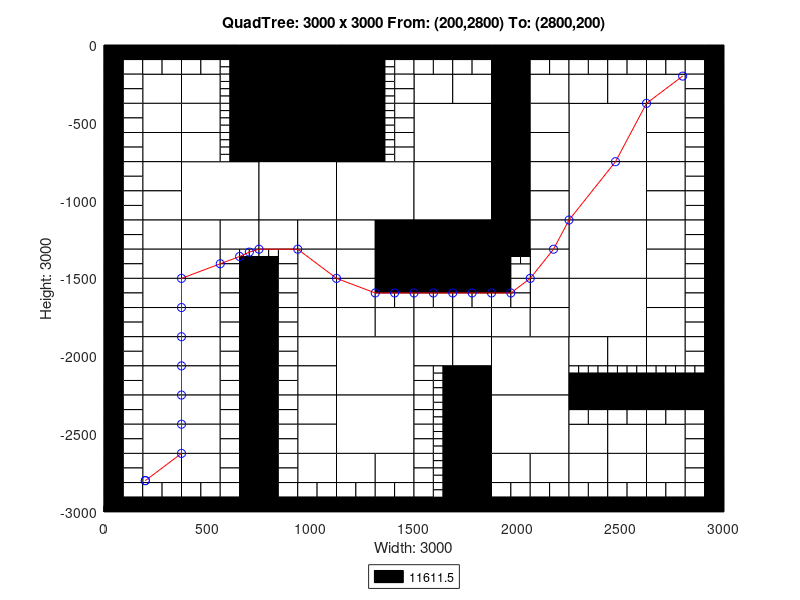

Recreate this plot in MATLAB.
axis([0 3000 -3000 0]);
title('QuadTree: 3000 x 3000 From: (200,2800) To: (2800,200)');
xlabel('Width: 3000');
ylabel('Height: 3000');
rectangle('Position',[750 -375 375 375], 'FaceColor',[0 0 0]);
rectangle('Position',[750 -750 375 375], 'FaceColor',[0 0 0]);
rectangle('Position',[375 -1125 375 375], 'FaceColor',[1 1 1]);
rectangle('Position',[750 -1125 375 375], 'FaceColor',[1 1 1]);
rectangle('Position',[1125 -1125 375 375], 'FaceColor',[1 1 1]);
rectangle('Position',[1500 -750 375 375], 'FaceColor',[1 1 1]);
rectangle('Position',[2250 -750 375 375], 'FaceColor',[1 1 1]);
rectangle('Position',[1500 -1125 375 375], 'FaceColor',[1 1 1]);
rectangle('Position',[1500 -1500 375 375], 'FaceColor',[0 0 0]);
rectangle('Position',[2250 -1125 375 375], 'FaceColor',[1 1 1]);
rectangle('Position',[2250 -1500 375 375], 'FaceColor',[1 1 1]);
rectangle('Position',[1125 -2250 375 375], 'FaceColor',[1 1 1]);
rectangle('Position',[1125 -2625 375 375], 'FaceColor',[1 1 1]);
rectangle('Position',[1875 -2250 375 375], 'FaceColor',[1 1 1]);
rectangle('Position',[2250 -1875 375 375], 'FaceColor',[1 1 1]);
rectangle('Position',[1875 -2625 375 375], 'FaceColor',[1 1 1]);
rectangle('Position',[187.5 -375 187.5 187.5], 'FaceColor',[1 1 1]);
rectangle('Position',[375 -375 187.5 187.5], 'FaceColor',[1 1 1]);
rectangle('Position',[187.5 -562.5 187.5 187.5], 'FaceColor',[1 1 1]);
rectangle('Position',[187.5 -750 187.5 187.5], 'FaceColor',[1 1 1]);
rectangle('Position',[375 -562.5 187.5 187.5], 'FaceColor',[1 1 1]);
rectangle('Position',[375 -750 187.5 187.5], 'FaceColor',[1 1 1]);
rectangle('Position',[1125 -187.5 187.5 187.5], 'FaceColor',[0 0 0]);
rectangle('Position',[1125 -375 187.5 187.5], 'FaceColor',[0 0 0]);
rectangle('Position',[1125 -562.5 187.5 187.5], 'FaceColor',[0 0 0]);
rectangle('Position',[1125 -750 187.5 187.5], 'FaceColor',[0 0 0]);
rectangle('Position',[187.5 -937.5 187.5 187.5], 'FaceColor',[1 1 1]);
rectangle('Position',[187.5 -1125 187.5 187.5], 'FaceColor',[1 1 1]);
rectangle('Position',[187.5 -1312.5 187.5 187.5], 'FaceColor',[1 1 1]);
rectangle('Position',[187.5 -1500 187.5 187.5], 'FaceColor',[1 1 1]);
rectangle('Position',[375 -1312.5 187.5 187.5], 'FaceColor',[1 1 1]);
rectangle('Position',[562.5 -1312.5 187.5 187.5], 'FaceColor',[1 1 1]);
rectangle('Position',[375 -1500 187.5 187.5], 'FaceColor',[1 1 1]);
rectangle('Position',[750 -1312.5 187.5 187.5], 'FaceColor',[1 1 1]);
rectangle('Position',[937.5 -1312.5 187.5 187.5], 'FaceColor',[1 1 1]);
rectangle('Position',[937.5 -1500 187.5 187.5], 'FaceColor',[1 1 1]);
rectangle('Position',[1125 -1312.5 187.5 187.5], 'FaceColor',[1 1 1]);
rectangle('Position',[1312.5 -1312.5 187.5 187.5], 'FaceColor',[0 0 0]);
rectangle('Position',[1125 -1500 187.5 187.5], 'FaceColor',[1 1 1]);
rectangle('Position',[1312.5 -1500 187.5 187.5], 'FaceColor',[0 0 0]);
rectangle('Position',[1500 -375 187.5 187.5], 'FaceColor',[1 1 1]);
rectangle('Position',[1687.5 -375 187.5 187.5], 'FaceColor',[1 1 1]);
rectangle('Position',[1875 -187.5 187.5 187.5], 'FaceColor',[0 0 0]);
rectangle('Position',[1875 -375 187.5 187.5], 'FaceColor',[0 0 0]);
rectangle('Position',[2062.5 -375 187.5 187.5], 'FaceColor',[1 1 1]);
rectangle('Position',[1875 -562.5 187.5 187.5], 'FaceColor',[0 0 0]);
rectangle('Position',[2062.5 -562.5 187.5 187.5], 'FaceColor',[1 1 1]);
rectangle('Position',[1875 -750 187.5 187.5], 'FaceColor',[0 0 0]);
rectangle('Position',[2062.5 -750 187.5 187.5], 'FaceColor',[1 1 1]);
rectangle('Position',[2250 -375 187.5 187.5], 'FaceColor',[1 1 1]);
rectangle('Position',[2437.5 -375 187.5 187.5], 'FaceColor',[1 1 1]);
rectangle('Position',[2625 -375 187.5 187.5], 'FaceColor',[1 1 1]);
rectangle('Position',[2625 -562.5 187.5 187.5], 'FaceColor',[1 1 1]);
rectangle('Position',[2625 -750 187.5 187.5], 'FaceColor',[1 1 1]);
rectangle('Position',[1875 -937.5 187.5 187.5], 'FaceColor',[0 0 0]);
rectangle('Position',[2062.5 -937.5 187.5 187.5], 'FaceColor',[1 1 1]);
rectangle('Position',[1875 -1125 187.5 187.5], 'FaceColor',[0 0 0]);
rectangle('Position',[2062.5 -1125 187.5 187.5], 'FaceColor',[1 1 1]);
rectangle('Position',[1875 -1312.5 187.5 187.5], 'FaceColor',[0 0 0]);
rectangle('Position',[2062.5 -1312.5 187.5 187.5], 'FaceColor',[1 1 1]);
rectangle('Position',[2062.5 -1500 187.5 187.5], 'FaceColor',[1 1 1]);
rectangle('Position',[2625 -937.5 187.5 187.5], 'FaceColor',[1 1 1]);
rectangle('Position',[2625 -1125 187.5 187.5], 'FaceColor',[1 1 1]);
rectangle('Position',[2625 -1312.5 187.5 187.5], 'FaceColor',[1 1 1]);
rectangle('Position',[2625 -1500 187.5 187.5], 'FaceColor',[1 1 1]);
rectangle('Position',[187.5 -1687.5 187.5 187.5], 'FaceColor',[1 1 1]);
rectangle('Position',[187.5 -1875 187.5 187.5], 'FaceColor',[1 1 1]);
rectangle('Position',[375 -1687.5 187.5 187.5], 'FaceColor',[1 1 1]);
rectangle('Position',[375 -1875 187.5 187.5], 'FaceColor',[1 1 1]);
rectangle('Position',[187.5 -2062.5 187.5 187.5], 'FaceColor',[1 1 1]);
rectangle('Position',[187.5 -2250 187.5 187.5], 'FaceColor',[1 1 1]);
rectangle('Position',[375 -2062.5 187.5 187.5], 'FaceColor',[1 1 1]);
rectangle('Position',[375 -2250 187.5 187.5], 'FaceColor',[1 1 1]);
rectangle('Position',[937.5 -1687.5 187.5 187.5], 'FaceColor',[1 1 1]);
rectangle('Position',[937.5 -1875 187.5 187.5], 'FaceColor',[1 1 1]);
rectangle('Position',[1125 -1687.5 187.5 187.5], 'FaceColor',[1 1 1]);
rectangle('Position',[1125 -1875 187.5 187.5], 'FaceColor',[1 1 1]);
rectangle('Position',[1312.5 -1875 187.5 187.5], 'FaceColor',[1 1 1]);
rectangle('Position',[937.5 -2062.5 187.5 187.5], 'FaceColor',[1 1 1]);
rectangle('Position',[937.5 -2250 187.5 187.5], 'FaceColor',[1 1 1]);
rectangle('Position',[187.5 -2437.5 187.5 187.5], 'FaceColor',[1 1 1]);
rectangle('Position',[187.5 -2625 187.5 187.5], 'FaceColor',[1 1 1]);
rectangle('Position',[375 -2437.5 187.5 187.5], 'FaceColor',[1 1 1]);
rectangle('Position',[375 -2625 187.5 187.5], 'FaceColor',[1 1 1]);
rectangle('Position',[187.5 -2812.5 187.5 187.5], 'FaceColor',[1 1 1]);
rectangle('Position',[375 -2812.5 187.5 187.5], 'FaceColor',[1 1 1]);
rectangle('Position',[937.5 -2437.5 187.5 187.5], 'FaceColor',[1 1 1]);
rectangle('Position',[937.5 -2625 187.5 187.5], 'FaceColor',[1 1 1]);
rectangle('Position',[937.5 -2812.5 187.5 187.5], 'FaceColor',[1 1 1]);
rectangle('Position',[1125 -2812.5 187.5 187.5], 'FaceColor',[1 1 1]);
rectangle('Position',[1312.5 -2812.5 187.5 187.5], 'FaceColor',[1 1 1]);
rectangle('Position',[1500 -1875 187.5 187.5], 'FaceColor',[1 1 1]);
rectangle('Position',[1687.5 -1875 187.5 187.5], 'FaceColor',[1 1 1]);
rectangle('Position',[2062.5 -1687.5 187.5 187.5], 'FaceColor',[1 1 1]);
rectangle('Position',[1875 -1875 187.5 187.5], 'FaceColor',[1 1 1]);
rectangle('Position',[2062.5 -1875 187.5 187.5], 'FaceColor',[1 1 1]);
rectangle('Position',[1500 -2062.5 187.5 187.5], 'FaceColor',[1 1 1]);
rectangle('Position',[1687.5 -2062.5 187.5 187.5], 'FaceColor',[1 1 1]);
rectangle('Position',[1687.5 -2250 187.5 187.5], 'FaceColor',[0 0 0]);
rectangle('Position',[2625 -1687.5 187.5 187.5], 'FaceColor',[1 1 1]);
rectangle('Position',[2625 -1875 187.5 187.5], 'FaceColor',[1 1 1]);
rectangle('Position',[2250 -2062.5 187.5 187.5], 'FaceColor',[1 1 1]);
rectangle('Position',[2437.5 -2062.5 187.5 187.5], 'FaceColor',[1 1 1]);
rectangle('Position',[2625 -2062.5 187.5 187.5], 'FaceColor',[1 1 1]);
rectangle('Position',[1687.5 -2437.5 187.5 187.5], 'FaceColor',[0 0 0]);
rectangle('Position',[1687.5 -2625 187.5 187.5], 'FaceColor',[0 0 0]);
rectangle('Position',[1687.5 -2812.5 187.5 187.5], 'FaceColor',[0 0 0]);
rectangle('Position',[1687.5 -3000 187.5 187.5], 'FaceColor',[0 0 0]);
rectangle('Position',[1875 -2812.5 187.5 187.5], 'FaceColor',[1 1 1]);
rectangle('Position',[2062.5 -2812.5 187.5 187.5], 'FaceColor',[1 1 1]);
rectangle('Position',[2250 -2625 187.5 187.5], 'FaceColor',[1 1 1]);
rectangle('Position',[2437.5 -2625 187.5 187.5], 'FaceColor',[1 1 1]);
rectangle('Position',[2625 -2625 187.5 187.5], 'FaceColor',[1 1 1]);
rectangle('Position',[2250 -2812.5 187.5 187.5], 'FaceColor',[1 1 1]);
rectangle('Position',[2437.5 -2812.5 187.5 187.5], 'FaceColor',[1 1 1]);
rectangle('Position',[2625 -2812.5 187.5 187.5], 'FaceColor',[1 1 1]);
rectangle('Position',[0 -93.75 93.75 93.75], 'FaceColor',[0 0 0]);
rectangle('Position',[93.75 -93.75 93.75 93.75], 'FaceColor',[0 0 0]);
rectangle('Position',[0 -187.5 93.75 93.75], 'FaceColor',[0 0 0]);
rectangle('Position',[93.75 -187.5 93.75 93.75], 'FaceColor',[1 1 1]);
rectangle('Position',[187.5 -93.75 93.75 93.75], 'FaceColor',[0 0 0]);
rectangle('Position',[281.25 -93.75 93.75 93.75], 'FaceColor',[0 0 0]);
rectangle('Position',[187.5 -187.5 93.75 93.75], 'FaceColor',[1 1 1]);
rectangle('Position',[281.25 -187.5 93.75 93.75], 'FaceColor',[1 1 1]);
rectangle('Position',[0 -281.25 93.75 93.75], 'FaceColor',[0 0 0]);
rectangle('Position',[93.75 -281.25 93.75 93.75], 'FaceColor',[1 1 1]);
rectangle('Position',[0 -375 93.75 93.75], 'FaceColor',[0 0 0]);
rectangle('Position',[93.75 -375 93.75 93.75], 'FaceColor',[1 1 1]);
rectangle('Position',[375 -93.75 93.75 93.75], 'FaceColor',[0 0 0]);
rectangle('Position',[468.75 -93.75 93.75 93.75], 'FaceColor',[0 0 0]);
rectangle('Position',[375 -187.5 93.75 93.75], 'FaceColor',[1 1 1]);
rectangle('Position',[468.75 -187.5 93.75 93.75], 'FaceColor',[1 1 1]);
rectangle('Position',[562.5 -93.75 93.75 93.75], 'FaceColor',[0 0 0]);
rectangle('Position',[656.25 -93.75 93.75 93.75], 'FaceColor',[0 0 0]);
rectangle('Position',[656.25 -187.5 93.75 93.75], 'FaceColor',[0 0 0]);
rectangle('Position',[656.25 -281.25 93.75 93.75], 'FaceColor',[0 0 0]);
rectangle('Position',[656.25 -375 93.75 93.75], 'FaceColor',[0 0 0]);
rectangle('Position',[0 -468.75 93.75 93.75], 'FaceColor',[0 0 0]);
rectangle('Position',[93.75 -468.75 93.75 93.75], 'FaceColor',[1 1 1]);
rectangle('Position',[0 -562.5 93.75 93.75], 'FaceColor',[0 0 0]);
rectangle('Position',[93.75 -562.5 93.75 93.75], 'FaceColor',[1 1 1]);
rectangle('Position',[0 -656.25 93.75 93.75], 'FaceColor',[0 0 0]);
rectangle('Position',[93.75 -656.25 93.75 93.75], 'FaceColor',[1 1 1]);
rectangle('Position',[0 -750 93.75 93.75], 'FaceColor',[0 0 0]);
rectangle('Position',[93.75 -750 93.75 93.75], 'FaceColor',[1 1 1]);
rectangle('Position',[656.25 -468.75 93.75 93.75], 'FaceColor',[0 0 0]);
rectangle('Position',[656.25 -562.5 93.75 93.75], 'FaceColor',[0 0 0]);
rectangle('Position',[656.25 -656.25 93.75 93.75], 'FaceColor',[0 0 0]);
rectangle('Position',[656.25 -750 93.75 93.75], 'FaceColor',[0 0 0]);
rectangle('Position',[1312.5 -93.75 93.75 93.75], 'FaceColor',[0 0 0]);
rectangle('Position',[1406.25 -93.75 93.75 93.75], 'FaceColor',[0 0 0]);
rectangle('Position',[1406.25 -187.5 93.75 93.75], 'FaceColor',[1 1 1]);
rectangle('Position',[1406.25 -281.25 93.75 93.75], 'FaceColor',[1 1 1]);
rectangle('Position',[1406.25 -375 93.75 93.75], 'FaceColor',[1 1 1]);
rectangle('Position',[1406.25 -468.75 93.75 93.75], 'FaceColor',[1 1 1]);
rectangle('Position',[1406.25 -562.5 93.75 93.75], 'FaceColor',[1 1 1]);
rectangle('Position',[1406.25 -656.25 93.75 93.75], 'FaceColor',[1 1 1]);
rectangle('Position',[1406.25 -750 93.75 93.75], 'FaceColor',[1 1 1]);
rectangle('Position',[0 -843.75 93.75 93.75], 'FaceColor',[0 0 0]);
rectangle('Position',[93.75 -843.75 93.75 93.75], 'FaceColor',[1 1 1]);
rectangle('Position',[0 -937.5 93.75 93.75], 'FaceColor',[0 0 0]);
rectangle('Position',[93.75 -937.5 93.75 93.75], 'FaceColor',[1 1 1]);
rectangle('Position',[0 -1031.25 93.75 93.75], 'FaceColor',[0 0 0]);
rectangle('Position',[93.75 -1031.25 93.75 93.75], 'FaceColor',[1 1 1]);
rectangle('Position',[0 -1125 93.75 93.75], 'FaceColor',[0 0 0]);
rectangle('Position',[93.75 -1125 93.75 93.75], 'FaceColor',[1 1 1]);
rectangle('Position',[0 -1218.75 93.75 93.75], 'FaceColor',[0 0 0]);
rectangle('Position',[93.75 -1218.75 93.75 93.75], 'FaceColor',[1 1 1]);
rectangle('Position',[0 -1312.5 93.75 93.75], 'FaceColor',[0 0 0]);
rectangle('Position',[93.75 -1312.5 93.75 93.75], 'FaceColor',[1 1 1]);
rectangle('Position',[0 -1406.25 93.75 93.75], 'FaceColor',[0 0 0]);
rectangle('Position',[93.75 -1406.25 93.75 93.75], 'FaceColor',[1 1 1]);
rectangle('Position',[0 -1500 93.75 93.75], 'FaceColor',[0 0 0]);
rectangle('Position',[93.75 -1500 93.75 93.75], 'FaceColor',[1 1 1]);
rectangle('Position',[562.5 -1406.25 93.75 93.75], 'FaceColor',[1 1 1]);
rectangle('Position',[562.5 -1500 93.75 93.75], 'FaceColor',[1 1 1]);
rectangle('Position',[656.25 -1500 93.75 93.75], 'FaceColor',[0 0 0]);
rectangle('Position',[843.75 -1406.25 93.75 93.75], 'FaceColor',[1 1 1]);
rectangle('Position',[750 -1500 93.75 93.75], 'FaceColor',[0 0 0]);
rectangle('Position',[843.75 -1500 93.75 93.75], 'FaceColor',[1 1 1]);
rectangle('Position',[1500 -93.75 93.75 93.75], 'FaceColor',[0 0 0]);
rectangle('Position',[1593.75 -93.75 93.75 93.75], 'FaceColor',[0 0 0]);
rectangle('Position',[1500 -187.5 93.75 93.75], 'FaceColor',[1 1 1]);
rectangle('Position',[1593.75 -187.5 93.75 93.75], 'FaceColor',[1 1 1]);
rectangle('Position',[1687.5 -93.75 93.75 93.75], 'FaceColor',[0 0 0]);
rectangle('Position',[1781.25 -93.75 93.75 93.75], 'FaceColor',[0 0 0]);
rectangle('Position',[1687.5 -187.5 93.75 93.75], 'FaceColor',[1 1 1]);
rectangle('Position',[1781.25 -187.5 93.75 93.75], 'FaceColor',[1 1 1]);
rectangle('Position',[2062.5 -93.75 93.75 93.75], 'FaceColor',[0 0 0]);
rectangle('Position',[2156.25 -93.75 93.75 93.75], 'FaceColor',[0 0 0]);
rectangle('Position',[2062.5 -187.5 93.75 93.75], 'FaceColor',[1 1 1]);
rectangle('Position',[2156.25 -187.5 93.75 93.75], 'FaceColor',[1 1 1]);
rectangle('Position',[2250 -93.75 93.75 93.75], 'FaceColor',[0 0 0]);
rectangle('Position',[2343.75 -93.75 93.75 93.75], 'FaceColor',[0 0 0]);
rectangle('Position',[2250 -187.5 93.75 93.75], 'FaceColor',[1 1 1]);
rectangle('Position',[2343.75 -187.5 93.75 93.75], 'FaceColor',[1 1 1]);
rectangle('Position',[2437.5 -93.75 93.75 93.75], 'FaceColor',[0 0 0]);
rectangle('Position',[2531.25 -93.75 93.75 93.75], 'FaceColor',[0 0 0]);
rectangle('Position',[2437.5 -187.5 93.75 93.75], 'FaceColor',[1 1 1]);
rectangle('Position',[2531.25 -187.5 93.75 93.75], 'FaceColor',[1 1 1]);
rectangle('Position',[2625 -93.75 93.75 93.75], 'FaceColor',[0 0 0]);
rectangle('Position',[2718.75 -93.75 93.75 93.75], 'FaceColor',[0 0 0]);
rectangle('Position',[2625 -187.5 93.75 93.75], 'FaceColor',[1 1 1]);
rectangle('Position',[2718.75 -187.5 93.75 93.75], 'FaceColor',[1 1 1]);
rectangle('Position',[2812.5 -93.75 93.75 93.75], 'FaceColor',[0 0 0]);
rectangle('Position',[2906.25 -93.75 93.75 93.75], 'FaceColor',[0 0 0]);
rectangle('Position',[2812.5 -187.5 93.75 93.75], 'FaceColor',[1 1 1]);
rectangle('Position',[2906.25 -187.5 93.75 93.75], 'FaceColor',[0 0 0]);
rectangle('Position',[2812.5 -281.25 93.75 93.75], 'FaceColor',[1 1 1]);
rectangle('Position',[2906.25 -281.25 93.75 93.75], 'FaceColor',[0 0 0]);
rectangle('Position',[2812.5 -375 93.75 93.75], 'FaceColor',[1 1 1]);
rectangle('Position',[2906.25 -375 93.75 93.75], 'FaceColor',[0 0 0]);
rectangle('Position',[2812.5 -468.75 93.75 93.75], 'FaceColor',[1 1 1]);
rectangle('Position',[2906.25 -468.75 93.75 93.75], 'FaceColor',[0 0 0]);
rectangle('Position',[2812.5 -562.5 93.75 93.75], 'FaceColor',[1 1 1]);
rectangle('Position',[2906.25 -562.5 93.75 93.75], 'FaceColor',[0 0 0]);
rectangle('Position',[2812.5 -656.25 93.75 93.75], 'FaceColor',[1 1 1]);
rectangle('Position',[2906.25 -656.25 93.75 93.75], 'FaceColor',[0 0 0]);
rectangle('Position',[2812.5 -750 93.75 93.75], 'FaceColor',[1 1 1]);
rectangle('Position',[2906.25 -750 93.75 93.75], 'FaceColor',[0 0 0]);
rectangle('Position',[1875 -1406.25 93.75 93.75], 'FaceColor',[0 0 0]);
rectangle('Position',[1875 -1500 93.75 93.75], 'FaceColor',[0 0 0]);
rectangle('Position',[1968.75 -1500 93.75 93.75], 'FaceColor',[1 1 1]);
rectangle('Position',[2812.5 -843.75 93.75 93.75], 'FaceColor',[1 1 1]);
rectangle('Position',[2906.25 -843.75 93.75 93.75], 'FaceColor',[0 0 0]);
rectangle('Position',[2812.5 -937.5 93.75 93.75], 'FaceColor',[1 1 1]);
rectangle('Position',[2906.25 -937.5 93.75 93.75], 'FaceColor',[0 0 0]);
rectangle('Position',[2812.5 -1031.25 93.75 93.75], 'FaceColor',[1 1 1]);
rectangle('Position',[2906.25 -1031.25 93.75 93.75], 'FaceColor',[0 0 0]);
rectangle('Position',[2812.5 -1125 93.75 93.75], 'FaceColor',[1 1 1]);
rectangle('Position',[2906.25 -1125 93.75 93.75], 'FaceColor',[0 0 0]);
rectangle('Position',[2812.5 -1218.75 93.75 93.75], 'FaceColor',[1 1 1]);
rectangle('Position',[2906.25 -1218.75 93.75 93.75], 'FaceColor',[0 0 0]);
rectangle('Position',[2812.5 -1312.5 93.75 93.75], 'FaceColor',[1 1 1]);
rectangle('Position',[2906.25 -1312.5 93.75 93.75], 'FaceColor',[0 0 0]);
rectangle('Position',[2812.5 -1406.25 93.75 93.75], 'FaceColor',[1 1 1]);
rectangle('Position',[2906.25 -1406.25 93.75 93.75], 'FaceColor',[0 0 0]);
rectangle('Position',[2812.5 -1500 93.75 93.75], 'FaceColor',[1 1 1]);
rectangle('Position',[2906.25 -1500 93.75 93.75], 'FaceColor',[0 0 0]);
rectangle('Position',[0 -1593.75 93.75 93.75], 'FaceColor',[0 0 0]);
rectangle('Position',[93.75 -1593.75 93.75 93.75], 'FaceColor',[1 1 1]);
rectangle('Position',[0 -1687.5 93.75 93.75], 'FaceColor',[0 0 0]);
rectangle('Position',[93.75 -1687.5 93.75 93.75], 'FaceColor',[1 1 1]);
rectangle('Position',[0 -1781.25 93.75 93.75], 'FaceColor',[0 0 0]);
rectangle('Position',[93.75 -1781.25 93.75 93.75], 'FaceColor',[1 1 1]);
rectangle('Position',[0 -1875 93.75 93.75], 'FaceColor',[0 0 0]);
rectangle('Position',[93.75 -1875 93.75 93.75], 'FaceColor',[1 1 1]);
rectangle('Position',[562.5 -1593.75 93.75 93.75], 'FaceColor',[1 1 1]);
rectangle('Position',[656.25 -1593.75 93.75 93.75], 'FaceColor',[0 0 0]);
rectangle('Position',[562.5 -1687.5 93.75 93.75], 'FaceColor',[1 1 1]);
rectangle('Position',[656.25 -1687.5 93.75 93.75], 'FaceColor',[0 0 0]);
rectangle('Position',[562.5 -1781.25 93.75 93.75], 'FaceColor',[1 1 1]);
rectangle('Position',[656.25 -1781.25 93.75 93.75], 'FaceColor',[0 0 0]);
rectangle('Position',[562.5 -1875 93.75 93.75], 'FaceColor',[1 1 1]);
rectangle('Position',[656.25 -1875 93.75 93.75], 'FaceColor',[0 0 0]);
rectangle('Position',[0 -1968.75 93.75 93.75], 'FaceColor',[0 0 0]);
rectangle('Position',[93.75 -1968.75 93.75 93.75], 'FaceColor',[1 1 1]);
rectangle('Position',[0 -2062.5 93.75 93.75], 'FaceColor',[0 0 0]);
rectangle('Position',[93.75 -2062.5 93.75 93.75], 'FaceColor',[1 1 1]);
rectangle('Position',[0 -2156.25 93.75 93.75], 'FaceColor',[0 0 0]);
rectangle('Position',[93.75 -2156.25 93.75 93.75], 'FaceColor',[1 1 1]);
rectangle('Position',[0 -2250 93.75 93.75], 'FaceColor',[0 0 0]);
rectangle('Position',[93.75 -2250 93.75 93.75], 'FaceColor',[1 1 1]);
rectangle('Position',[562.5 -1968.75 93.75 93.75], 'FaceColor',[1 1 1]);
rectangle('Position',[656.25 -1968.75 93.75 93.75], 'FaceColor',[0 0 0]);
rectangle('Position',[562.5 -2062.5 93.75 93.75], 'FaceColor',[1 1 1]);
rectangle('Position',[656.25 -2062.5 93.75 93.75], 'FaceColor',[0 0 0]);
rectangle('Position',[562.5 -2156.25 93.75 93.75], 'FaceColor',[1 1 1]);
rectangle('Position',[656.25 -2156.25 93.75 93.75], 'FaceColor',[0 0 0]);
rectangle('Position',[562.5 -2250 93.75 93.75], 'FaceColor',[1 1 1]);
rectangle('Position',[656.25 -2250 93.75 93.75], 'FaceColor',[0 0 0]);
rectangle('Position',[750 -1593.75 93.75 93.75], 'FaceColor',[0 0 0]);
rectangle('Position',[843.75 -1593.75 93.75 93.75], 'FaceColor',[1 1 1]);
rectangle('Position',[750 -1687.5 93.75 93.75], 'FaceColor',[0 0 0]);
rectangle('Position',[843.75 -1687.5 93.75 93.75], 'FaceColor',[1 1 1]);
rectangle('Position',[750 -1781.25 93.75 93.75], 'FaceColor',[0 0 0]);
rectangle('Position',[843.75 -1781.25 93.75 93.75], 'FaceColor',[1 1 1]);
rectangle('Position',[750 -1875 93.75 93.75], 'FaceColor',[0 0 0]);
rectangle('Position',[843.75 -1875 93.75 93.75], 'FaceColor',[1 1 1]);
rectangle('Position',[1312.5 -1593.75 93.75 93.75], 'FaceColor',[0 0 0]);
rectangle('Position',[1406.25 -1593.75 93.75 93.75], 'FaceColor',[0 0 0]);
rectangle('Position',[1312.5 -1687.5 93.75 93.75], 'FaceColor',[1 1 1]);
rectangle('Position',[1406.25 -1687.5 93.75 93.75], 'FaceColor',[1 1 1]);
rectangle('Position',[750 -1968.75 93.75 93.75], 'FaceColor',[0 0 0]);
rectangle('Position',[843.75 -1968.75 93.75 93.75], 'FaceColor',[1 1 1]);
rectangle('Position',[750 -2062.5 93.75 93.75], 'FaceColor',[0 0 0]);
rectangle('Position',[843.75 -2062.5 93.75 93.75], 'FaceColor',[1 1 1]);
rectangle('Position',[750 -2156.25 93.75 93.75], 'FaceColor',[0 0 0]);
rectangle('Position',[843.75 -2156.25 93.75 93.75], 'FaceColor',[1 1 1]);
rectangle('Position',[750 -2250 93.75 93.75], 'FaceColor',[0 0 0]);
rectangle('Position',[843.75 -2250 93.75 93.75], 'FaceColor',[1 1 1]);
rectangle('Position',[0 -2343.75 93.75 93.75], 'FaceColor',[0 0 0]);
rectangle('Position',[93.75 -2343.75 93.75 93.75], 'FaceColor',[1 1 1]);
rectangle('Position',[0 -2437.5 93.75 93.75], 'FaceColor',[0 0 0]);
rectangle('Position',[93.75 -2437.5 93.75 93.75], 'FaceColor',[1 1 1]);
rectangle('Position',[0 -2531.25 93.75 93.75], 'FaceColor',[0 0 0]);
rectangle('Position',[93.75 -2531.25 93.75 93.75], 'FaceColor',[1 1 1]);
rectangle('Position',[0 -2625 93.75 93.75], 'FaceColor',[0 0 0]);
rectangle('Position',[93.75 -2625 93.75 93.75], 'FaceColor',[1 1 1]);
rectangle('Position',[562.5 -2343.75 93.75 93.75], 'FaceColor',[1 1 1]);
rectangle('Position',[656.25 -2343.75 93.75 93.75], 'FaceColor',[0 0 0]);
rectangle('Position',[562.5 -2437.5 93.75 93.75], 'FaceColor',[1 1 1]);
rectangle('Position',[656.25 -2437.5 93.75 93.75], 'FaceColor',[0 0 0]);
rectangle('Position',[562.5 -2531.25 93.75 93.75], 'FaceColor',[1 1 1]);
rectangle('Position',[656.25 -2531.25 93.75 93.75], 'FaceColor',[0 0 0]);
rectangle('Position',[562.5 -2625 93.75 93.75], 'FaceColor',[1 1 1]);
rectangle('Position',[656.25 -2625 93.75 93.75], 'FaceColor',[0 0 0]);
rectangle('Position',[0 -2718.75 93.75 93.75], 'FaceColor',[0 0 0]);
rectangle('Position',[93.75 -2718.75 93.75 93.75], 'FaceColor',[1 1 1]);
rectangle('Position',[0 -2812.5 93.75 93.75], 'FaceColor',[0 0 0]);
rectangle('Position',[93.75 -2812.5 93.75 93.75], 'FaceColor',[1 1 1]);
rectangle('Position',[0 -2906.25 93.75 93.75], 'FaceColor',[0 0 0]);
rectangle('Position',[93.75 -2906.25 93.75 93.75], 'FaceColor',[1 1 1]);
rectangle('Position',[0 -3000 93.75 93.75], 'FaceColor',[0 0 0]);
rectangle('Position',[93.75 -3000 93.75 93.75], 'FaceColor',[0 0 0]);
rectangle('Position',[187.5 -2906.25 93.75 93.75], 'FaceColor',[1 1 1]);
rectangle('Position',[281.25 -2906.25 93.75 93.75], 'FaceColor',[1 1 1]);
rectangle('Position',[187.5 -3000 93.75 93.75], 'FaceColor',[0 0 0]);
rectangle('Position',[281.25 -3000 93.75 93.75], 'FaceColor',[0 0 0]);
rectangle('Position',[562.5 -2718.75 93.75 93.75], 'FaceColor',[1 1 1]);
rectangle('Position',[656.25 -2718.75 93.75 93.75], 'FaceColor',[0 0 0]);
rectangle('Position',[562.5 -2812.5 93.75 93.75], 'FaceColor',[1 1 1]);
rectangle('Position',[656.25 -2812.5 93.75 93.75], 'FaceColor',[0 0 0]);
rectangle('Position',[375 -2906.25 93.75 93.75], 'FaceColor',[1 1 1]);
rectangle('Position',[468.75 -2906.25 93.75 93.75], 'FaceColor',[1 1 1]);
rectangle('Position',[375 -3000 93.75 93.75], 'FaceColor',[0 0 0]);
rectangle('Position',[468.75 -3000 93.75 93.75], 'FaceColor',[0 0 0]);
rectangle('Position',[562.5 -2906.25 93.75 93.75], 'FaceColor',[1 1 1]);
rectangle('Position',[656.25 -2906.25 93.75 93.75], 'FaceColor',[0 0 0]);
rectangle('Position',[562.5 -3000 93.75 93.75], 'FaceColor',[0 0 0]);
rectangle('Position',[656.25 -3000 93.75 93.75], 'FaceColor',[0 0 0]);
rectangle('Position',[750 -2343.75 93.75 93.75], 'FaceColor',[0 0 0]);
rectangle('Position',[843.75 -2343.75 93.75 93.75], 'FaceColor',[1 1 1]);
rectangle('Position',[750 -2437.5 93.75 93.75], 'FaceColor',[0 0 0]);
rectangle('Position',[843.75 -2437.5 93.75 93.75], 'FaceColor',[1 1 1]);
rectangle('Position',[750 -2531.25 93.75 93.75], 'FaceColor',[0 0 0]);
rectangle('Position',[843.75 -2531.25 93.75 93.75], 'FaceColor',[1 1 1]);
rectangle('Position',[750 -2625 93.75 93.75], 'FaceColor',[0 0 0]);
rectangle('Position',[843.75 -2625 93.75 93.75], 'FaceColor',[1 1 1]);
rectangle('Position',[750 -2718.75 93.75 93.75], 'FaceColor',[0 0 0]);
rectangle('Position',[843.75 -2718.75 93.75 93.75], 'FaceColor',[1 1 1]);
rectangle('Position',[750 -2812.5 93.75 93.75], 'FaceColor',[0 0 0]);
rectangle('Position',[843.75 -2812.5 93.75 93.75], 'FaceColor',[1 1 1]);
rectangle('Position',[750 -2906.25 93.75 93.75], 'FaceColor',[0 0 0]);
rectangle('Position',[843.75 -2906.25 93.75 93.75], 'FaceColor',[1 1 1]);
rectangle('Position',[750 -3000 93.75 93.75], 'FaceColor',[0 0 0]);
rectangle('Position',[843.75 -3000 93.75 93.75], 'FaceColor',[0 0 0]);
rectangle('Position',[937.5 -2906.25 93.75 93.75], 'FaceColor',[1 1 1]);
rectangle('Position',[1031.25 -2906.25 93.75 93.75], 'FaceColor',[1 1 1]);
rectangle('Position',[937.5 -3000 93.75 93.75], 'FaceColor',[0 0 0]);
rectangle('Position',[1031.25 -3000 93.75 93.75], 'FaceColor',[0 0 0]);
rectangle('Position',[1125 -2906.25 93.75 93.75], 'FaceColor',[1 1 1]);
rectangle('Position',[1218.75 -2906.25 93.75 93.75], 'FaceColor',[1 1 1]);
rectangle('Position',[1125 -3000 93.75 93.75], 'FaceColor',[0 0 0]);
rectangle('Position',[1218.75 -3000 93.75 93.75], 'FaceColor',[0 0 0]);
rectangle('Position',[1312.5 -2906.25 93.75 93.75], 'FaceColor',[1 1 1]);
rectangle('Position',[1406.25 -2906.25 93.75 93.75], 'FaceColor',[1 1 1]);
rectangle('Position',[1312.5 -3000 93.75 93.75], 'FaceColor',[0 0 0]);
rectangle('Position',[1406.25 -3000 93.75 93.75], 'FaceColor',[0 0 0]);
rectangle('Position',[1500 -1593.75 93.75 93.75], 'FaceColor',[0 0 0]);
rectangle('Position',[1593.75 -1593.75 93.75 93.75], 'FaceColor',[0 0 0]);
rectangle('Position',[1500 -1687.5 93.75 93.75], 'FaceColor',[1 1 1]);
rectangle('Position',[1593.75 -1687.5 93.75 93.75], 'FaceColor',[1 1 1]);
rectangle('Position',[1687.5 -1593.75 93.75 93.75], 'FaceColor',[0 0 0]);
rectangle('Position',[1781.25 -1593.75 93.75 93.75], 'FaceColor',[0 0 0]);
rectangle('Position',[1687.5 -1687.5 93.75 93.75], 'FaceColor',[1 1 1]);
rectangle('Position',[1781.25 -1687.5 93.75 93.75], 'FaceColor',[1 1 1]);
rectangle('Position',[1875 -1593.75 93.75 93.75], 'FaceColor',[0 0 0]);
rectangle('Position',[1968.75 -1593.75 93.75 93.75], 'FaceColor',[1 1 1]);
rectangle('Position',[1875 -1687.5 93.75 93.75], 'FaceColor',[1 1 1]);
rectangle('Position',[1968.75 -1687.5 93.75 93.75], 'FaceColor',[1 1 1]);
rectangle('Position',[1500 -2156.25 93.75 93.75], 'FaceColor',[1 1 1]);
rectangle('Position',[1500 -2250 93.75 93.75], 'FaceColor',[1 1 1]);
rectangle('Position',[2812.5 -1593.75 93.75 93.75], 'FaceColor',[1 1 1]);
rectangle('Position',[2906.25 -1593.75 93.75 93.75], 'FaceColor',[0 0 0]);
rectangle('Position',[2812.5 -1687.5 93.75 93.75], 'FaceColor',[1 1 1]);
rectangle('Position',[2906.25 -1687.5 93.75 93.75], 'FaceColor',[0 0 0]);
rectangle('Position',[2812.5 -1781.25 93.75 93.75], 'FaceColor',[1 1 1]);
rectangle('Position',[2906.25 -1781.25 93.75 93.75], 'FaceColor',[0 0 0]);
rectangle('Position',[2812.5 -1875 93.75 93.75], 'FaceColor',[1 1 1]);
rectangle('Position',[2906.25 -1875 93.75 93.75], 'FaceColor',[0 0 0]);
rectangle('Position',[2250 -2250 93.75 93.75], 'FaceColor',[0 0 0]);
rectangle('Position',[2343.75 -2250 93.75 93.75], 'FaceColor',[0 0 0]);
rectangle('Position',[2437.5 -2250 93.75 93.75], 'FaceColor',[0 0 0]);
rectangle('Position',[2531.25 -2250 93.75 93.75], 'FaceColor',[0 0 0]);
rectangle('Position',[2812.5 -1968.75 93.75 93.75], 'FaceColor',[1 1 1]);
rectangle('Position',[2906.25 -1968.75 93.75 93.75], 'FaceColor',[0 0 0]);
rectangle('Position',[2812.5 -2062.5 93.75 93.75], 'FaceColor',[1 1 1]);
rectangle('Position',[2906.25 -2062.5 93.75 93.75], 'FaceColor',[0 0 0]);
rectangle('Position',[2625 -2250 93.75 93.75], 'FaceColor',[0 0 0]);
rectangle('Position',[2718.75 -2250 93.75 93.75], 'FaceColor',[0 0 0]);
rectangle('Position',[2906.25 -2156.25 93.75 93.75], 'FaceColor',[0 0 0]);
rectangle('Position',[2812.5 -2250 93.75 93.75], 'FaceColor',[0 0 0]);
rectangle('Position',[2906.25 -2250 93.75 93.75], 'FaceColor',[0 0 0]);
rectangle('Position',[1500 -2343.75 93.75 93.75], 'FaceColor',[1 1 1]);
rectangle('Position',[1500 -2437.5 93.75 93.75], 'FaceColor',[1 1 1]);
rectangle('Position',[1500 -2531.25 93.75 93.75], 'FaceColor',[1 1 1]);
rectangle('Position',[1500 -2625 93.75 93.75], 'FaceColor',[1 1 1]);
rectangle('Position',[1500 -2718.75 93.75 93.75], 'FaceColor',[1 1 1]);
rectangle('Position',[1500 -2812.5 93.75 93.75], 'FaceColor',[1 1 1]);
rectangle('Position',[1500 -2906.25 93.75 93.75], 'FaceColor',[1 1 1]);
rectangle('Position',[1500 -3000 93.75 93.75], 'FaceColor',[0 0 0]);
rectangle('Position',[1593.75 -3000 93.75 93.75], 'FaceColor',[0 0 0]);
rectangle('Position',[1875 -2906.25 93.75 93.75], 'FaceColor',[1 1 1]);
rectangle('Position',[1968.75 -2906.25 93.75 93.75], 'FaceColor',[1 1 1]);
rectangle('Position',[1875 -3000 93.75 93.75], 'FaceColor',[0 0 0]);
rectangle('Position',[1968.75 -3000 93.75 93.75], 'FaceColor',[0 0 0]);
rectangle('Position',[2062.5 -2906.25 93.75 93.75], 'FaceColor',[1 1 1]);
rectangle('Position',[2156.25 -2906.25 93.75 93.75], 'FaceColor',[1 1 1]);
rectangle('Position',[2062.5 -3000 93.75 93.75], 'FaceColor',[0 0 0]);
rectangle('Position',[2156.25 -3000 93.75 93.75], 'FaceColor',[0 0 0]);
rectangle('Position',[2250 -2343.75 93.75 93.75], 'FaceColor',[0 0 0]);
rectangle('Position',[2343.75 -2343.75 93.75 93.75], 'FaceColor',[0 0 0]);
rectangle('Position',[2250 -2437.5 93.75 93.75], 'FaceColor',[1 1 1]);
rectangle('Position',[2343.75 -2437.5 93.75 93.75], 'FaceColor',[1 1 1]);
rectangle('Position',[2437.5 -2343.75 93.75 93.75], 'FaceColor',[0 0 0]);
rectangle('Position',[2531.25 -2343.75 93.75 93.75], 'FaceColor',[0 0 0]);
rectangle('Position',[2437.5 -2437.5 93.75 93.75], 'FaceColor',[1 1 1]);
rectangle('Position',[2531.25 -2437.5 93.75 93.75], 'FaceColor',[1 1 1]);
rectangle('Position',[2625 -2343.75 93.75 93.75], 'FaceColor',[0 0 0]);
rectangle('Position',[2718.75 -2343.75 93.75 93.75], 'FaceColor',[0 0 0]);
rectangle('Position',[2625 -2437.5 93.75 93.75], 'FaceColor',[1 1 1]);
rectangle('Position',[2718.75 -2437.5 93.75 93.75], 'FaceColor',[1 1 1]);
rectangle('Position',[2812.5 -2343.75 93.75 93.75], 'FaceColor',[0 0 0]);
rectangle('Position',[2906.25 -2343.75 93.75 93.75], 'FaceColor',[0 0 0]);
rectangle('Position',[2812.5 -2437.5 93.75 93.75], 'FaceColor',[1 1 1]);
rectangle('Position',[2906.25 -2437.5 93.75 93.75], 'FaceColor',[0 0 0]);
rectangle('Position',[2812.5 -2531.25 93.75 93.75], 'FaceColor',[1 1 1]);
rectangle('Position',[2906.25 -2531.25 93.75 93.75], 'FaceColor',[0 0 0]);
rectangle('Position',[2812.5 -2625 93.75 93.75], 'FaceColor',[1 1 1]);
rectangle('Position',[2906.25 -2625 93.75 93.75], 'FaceColor',[0 0 0]);
rectangle('Position',[2250 -2906.25 93.75 93.75], 'FaceColor',[1 1 1]);
rectangle('Position',[2343.75 -2906.25 93.75 93.75], 'FaceColor',[1 1 1]);
rectangle('Position',[2250 -3000 93.75 93.75], 'FaceColor',[0 0 0]);
rectangle('Position',[2343.75 -3000 93.75 93.75], 'FaceColor',[0 0 0]);
rectangle('Position',[2437.5 -2906.25 93.75 93.75], 'FaceColor',[1 1 1]);
rectangle('Position',[2531.25 -2906.25 93.75 93.75], 'FaceColor',[1 1 1]);
rectangle('Position',[2437.5 -3000 93.75 93.75], 'FaceColor',[0 0 0]);
rectangle('Position',[2531.25 -3000 93.75 93.75], 'FaceColor',[0 0 0]);
rectangle('Position',[2812.5 -2718.75 93.75 93.75], 'FaceColor',[1 1 1]);
rectangle('Position',[2906.25 -2718.75 93.75 93.75], 'FaceColor',[0 0 0]);
rectangle('Position',[2812.5 -2812.5 93.75 93.75], 'FaceColor',[1 1 1]);
rectangle('Position',[2906.25 -2812.5 93.75 93.75], 'FaceColor',[0 0 0]);
rectangle('Position',[2625 -2906.25 93.75 93.75], 'FaceColor',[1 1 1]);
rectangle('Position',[2718.75 -2906.25 93.75 93.75], 'FaceColor',[1 1 1]);
rectangle('Position',[2625 -3000 93.75 93.75], 'FaceColor',[0 0 0]);
rectangle('Position',[2718.75 -3000 93.75 93.75], 'FaceColor',[0 0 0]);
rectangle('Position',[2812.5 -2906.25 93.75 93.75], 'FaceColor',[1 1 1]);
rectangle('Position',[2906.25 -2906.25 93.75 93.75], 'FaceColor',[0 0 0]);
rectangle('Position',[2812.5 -3000 93.75 93.75], 'FaceColor',[0 0 0]);
rectangle('Position',[2906.25 -3000 93.75 93.75], 'FaceColor',[0 0 0]);
rectangle('Position',[562.5 -140.625 46.875 46.875], 'FaceColor',[1 1 1]);
rectangle('Position',[609.375 -140.625 46.875 46.875], 'FaceColor',[0 0 0]);
rectangle('Position',[562.5 -187.5 46.875 46.875], 'FaceColor',[1 1 1]);
rectangle('Position',[609.375 -187.5 46.875 46.875], 'FaceColor',[0 0 0]);
rectangle('Position',[562.5 -234.375 46.875 46.875], 'FaceColor',[1 1 1]);
rectangle('Position',[609.375 -234.375 46.875 46.875], 'FaceColor',[0 0 0]);
rectangle('Position',[562.5 -281.25 46.875 46.875], 'FaceColor',[1 1 1]);
rectangle('Position',[609.375 -281.25 46.875 46.875], 'FaceColor',[0 0 0]);
rectangle('Position',[562.5 -328.125 46.875 46.875], 'FaceColor',[1 1 1]);
rectangle('Position',[609.375 -328.125 46.875 46.875], 'FaceColor',[0 0 0]);
rectangle('Position',[562.5 -375 46.875 46.875], 'FaceColor',[1 1 1]);
rectangle('Position',[609.375 -375 46.875 46.875], 'FaceColor',[0 0 0]);
rectangle('Position',[562.5 -421.875 46.875 46.875], 'FaceColor',[1 1 1]);
rectangle('Position',[609.375 -421.875 46.875 46.875], 'FaceColor',[0 0 0]);
rectangle('Position',[562.5 -468.75 46.875 46.875], 'FaceColor',[1 1 1]);
rectangle('Position',[609.375 -468.75 46.875 46.875], 'FaceColor',[0 0 0]);
rectangle('Position',[562.5 -515.625 46.875 46.875], 'FaceColor',[1 1 1]);
rectangle('Position',[609.375 -515.625 46.875 46.875], 'FaceColor',[0 0 0]);
rectangle('Position',[562.5 -562.5 46.875 46.875], 'FaceColor',[1 1 1]);
rectangle('Position',[609.375 -562.5 46.875 46.875], 'FaceColor',[0 0 0]);
rectangle('Position',[562.5 -609.375 46.875 46.875], 'FaceColor',[1 1 1]);
rectangle('Position',[609.375 -609.375 46.875 46.875], 'FaceColor',[0 0 0]);
rectangle('Position',[562.5 -656.25 46.875 46.875], 'FaceColor',[1 1 1]);
rectangle('Position',[609.375 -656.25 46.875 46.875], 'FaceColor',[0 0 0]);
rectangle('Position',[562.5 -703.125 46.875 46.875], 'FaceColor',[1 1 1]);
rectangle('Position',[609.375 -703.125 46.875 46.875], 'FaceColor',[0 0 0]);
rectangle('Position',[562.5 -750 46.875 46.875], 'FaceColor',[1 1 1]);
rectangle('Position',[609.375 -750 46.875 46.875], 'FaceColor',[0 0 0]);
rectangle('Position',[1312.5 -140.625 46.875 46.875], 'FaceColor',[0 0 0]);
rectangle('Position',[1359.38 -140.625 46.875 46.875], 'FaceColor',[1 1 1]);
rectangle('Position',[1312.5 -187.5 46.875 46.875], 'FaceColor',[0 0 0]);
rectangle('Position',[1359.38 -187.5 46.875 46.875], 'FaceColor',[1 1 1]);
rectangle('Position',[1312.5 -234.375 46.875 46.875], 'FaceColor',[0 0 0]);
rectangle('Position',[1359.38 -234.375 46.875 46.875], 'FaceColor',[1 1 1]);
rectangle('Position',[1312.5 -281.25 46.875 46.875], 'FaceColor',[0 0 0]);
rectangle('Position',[1359.38 -281.25 46.875 46.875], 'FaceColor',[1 1 1]);
rectangle('Position',[1312.5 -328.125 46.875 46.875], 'FaceColor',[0 0 0]);
rectangle('Position',[1359.38 -328.125 46.875 46.875], 'FaceColor',[1 1 1]);
rectangle('Position',[1312.5 -375 46.875 46.875], 'FaceColor',[0 0 0]);
rectangle('Position',[1359.38 -375 46.875 46.875], 'FaceColor',[1 1 1]);
rectangle('Position',[1312.5 -421.875 46.875 46.875], 'FaceColor',[0 0 0]);
rectangle('Position',[1359.38 -421.875 46.875 46.875], 'FaceColor',[1 1 1]);
rectangle('Position',[1312.5 -468.75 46.875 46.875], 'FaceColor',[0 0 0]);
rectangle('Position',[1359.38 -468.75 46.875 46.875], 'FaceColor',[1 1 1]);
rectangle('Position',[1312.5 -515.625 46.875 46.875], 'FaceColor',[0 0 0]);
rectangle('Position',[1359.38 -515.625 46.875 46.875], 'FaceColor',[1 1 1]);
rectangle('Position',[1312.5 -562.5 46.875 46.875], 'FaceColor',[0 0 0]);
rectangle('Position',[1359.38 -562.5 46.875 46.875], 'FaceColor',[1 1 1]);
rectangle('Position',[1312.5 -609.375 46.875 46.875], 'FaceColor',[0 0 0]);
rectangle('Position',[1359.38 -609.375 46.875 46.875], 'FaceColor',[1 1 1]);
rectangle('Position',[1312.5 -656.25 46.875 46.875], 'FaceColor',[0 0 0]);
rectangle('Position',[1359.38 -656.25 46.875 46.875], 'FaceColor',[1 1 1]);
rectangle('Position',[1312.5 -703.125 46.875 46.875], 'FaceColor',[0 0 0]);
rectangle('Position',[1359.38 -703.125 46.875 46.875], 'FaceColor',[1 1 1]);
rectangle('Position',[1312.5 -750 46.875 46.875], 'FaceColor',[0 0 0]);
rectangle('Position',[1359.38 -750 46.875 46.875], 'FaceColor',[1 1 1]);
rectangle('Position',[656.25 -1359.38 46.875 46.875], 'FaceColor',[1 1 1]);
rectangle('Position',[703.125 -1359.38 46.875 46.875], 'FaceColor',[1 1 1]);
rectangle('Position',[656.25 -1406.25 46.875 46.875], 'FaceColor',[0 0 0]);
rectangle('Position',[703.125 -1406.25 46.875 46.875], 'FaceColor',[0 0 0]);
rectangle('Position',[750 -1359.38 46.875 46.875], 'FaceColor',[1 1 1]);
rectangle('Position',[796.875 -1359.38 46.875 46.875], 'FaceColor',[1 1 1]);
rectangle('Position',[750 -1406.25 46.875 46.875], 'FaceColor',[0 0 0]);
rectangle('Position',[796.875 -1406.25 46.875 46.875], 'FaceColor',[0 0 0]);
rectangle('Position',[1968.75 -1359.38 46.875 46.875], 'FaceColor',[0 0 0]);
rectangle('Position',[2015.62 -1359.38 46.875 46.875], 'FaceColor',[0 0 0]);
rectangle('Position',[1968.75 -1406.25 46.875 46.875], 'FaceColor',[1 1 1]);
rectangle('Position',[2015.62 -1406.25 46.875 46.875], 'FaceColor',[1 1 1]);
rectangle('Position',[1593.75 -2109.38 46.875 46.875], 'FaceColor',[1 1 1]);
rectangle('Position',[1640.62 -2109.38 46.875 46.875], 'FaceColor',[0 0 0]);
rectangle('Position',[1593.75 -2156.25 46.875 46.875], 'FaceColor',[1 1 1]);
rectangle('Position',[1640.62 -2156.25 46.875 46.875], 'FaceColor',[0 0 0]);
rectangle('Position',[1593.75 -2203.12 46.875 46.875], 'FaceColor',[1 1 1]);
rectangle('Position',[1640.62 -2203.12 46.875 46.875], 'FaceColor',[0 0 0]);
rectangle('Position',[1593.75 -2250 46.875 46.875], 'FaceColor',[1 1 1]);
rectangle('Position',[1640.62 -2250 46.875 46.875], 'FaceColor',[0 0 0]);
rectangle('Position',[2250 -2109.38 46.875 46.875], 'FaceColor',[1 1 1]);
rectangle('Position',[2296.88 -2109.38 46.875 46.875], 'FaceColor',[1 1 1]);
rectangle('Position',[2250 -2156.25 46.875 46.875], 'FaceColor',[0 0 0]);
rectangle('Position',[2296.88 -2156.25 46.875 46.875], 'FaceColor',[0 0 0]);
rectangle('Position',[2343.75 -2109.38 46.875 46.875], 'FaceColor',[1 1 1]);
rectangle('Position',[2390.62 -2109.38 46.875 46.875], 'FaceColor',[1 1 1]);
rectangle('Position',[2343.75 -2156.25 46.875 46.875], 'FaceColor',[0 0 0]);
rectangle('Position',[2390.62 -2156.25 46.875 46.875], 'FaceColor',[0 0 0]);
rectangle('Position',[2437.5 -2109.38 46.875 46.875], 'FaceColor',[1 1 1]);
rectangle('Position',[2484.38 -2109.38 46.875 46.875], 'FaceColor',[1 1 1]);
rectangle('Position',[2437.5 -2156.25 46.875 46.875], 'FaceColor',[0 0 0]);
rectangle('Position',[2484.38 -2156.25 46.875 46.875], 'FaceColor',[0 0 0]);
rectangle('Position',[2531.25 -2109.38 46.875 46.875], 'FaceColor',[1 1 1]);
rectangle('Position',[2578.12 -2109.38 46.875 46.875], 'FaceColor',[1 1 1]);
rectangle('Position',[2531.25 -2156.25 46.875 46.875], 'FaceColor',[0 0 0]);
rectangle('Position',[2578.12 -2156.25 46.875 46.875], 'FaceColor',[0 0 0]);
rectangle('Position',[2625 -2109.38 46.875 46.875], 'FaceColor',[1 1 1]);
rectangle('Position',[2671.88 -2109.38 46.875 46.875], 'FaceColor',[1 1 1]);
rectangle('Position',[2625 -2156.25 46.875 46.875], 'FaceColor',[0 0 0]);
rectangle('Position',[2671.88 -2156.25 46.875 46.875], 'FaceColor',[0 0 0]);
rectangle('Position',[2718.75 -2109.38 46.875 46.875], 'FaceColor',[1 1 1]);
rectangle('Position',[2765.62 -2109.38 46.875 46.875], 'FaceColor',[1 1 1]);
rectangle('Position',[2718.75 -2156.25 46.875 46.875], 'FaceColor',[0 0 0]);
rectangle('Position',[2765.62 -2156.25 46.875 46.875], 'FaceColor',[0 0 0]);
rectangle('Position',[2812.5 -2109.38 46.875 46.875], 'FaceColor',[1 1 1]);
rectangle('Position',[2859.38 -2109.38 46.875 46.875], 'FaceColor',[1 1 1]);
rectangle('Position',[2812.5 -2156.25 46.875 46.875], 'FaceColor',[0 0 0]);
rectangle('Position',[2859.38 -2156.25 46.875 46.875], 'FaceColor',[0 0 0]);
rectangle('Position',[1593.75 -2296.88 46.875 46.875], 'FaceColor',[1 1 1]);
rectangle('Position',[1640.62 -2296.88 46.875 46.875], 'FaceColor',[0 0 0]);
rectangle('Position',[1593.75 -2343.75 46.875 46.875], 'FaceColor',[1 1 1]);
rectangle('Position',[1640.62 -2343.75 46.875 46.875], 'FaceColor',[0 0 0]);
rectangle('Position',[1593.75 -2390.62 46.875 46.875], 'FaceColor',[1 1 1]);
rectangle('Position',[1640.62 -2390.62 46.875 46.875], 'FaceColor',[0 0 0]);
rectangle('Position',[1593.75 -2437.5 46.875 46.875], 'FaceColor',[1 1 1]);
rectangle('Position',[1640.62 -2437.5 46.875 46.875], 'FaceColor',[0 0 0]);
rectangle('Position',[1593.75 -2484.38 46.875 46.875], 'FaceColor',[1 1 1]);
rectangle('Position',[1640.62 -2484.38 46.875 46.875], 'FaceColor',[0 0 0]);
rectangle('Position',[1593.75 -2531.25 46.875 46.875], 'FaceColor',[1 1 1]);
rectangle('Position',[1640.62 -2531.25 46.875 46.875], 'FaceColor',[0 0 0]);
rectangle('Position',[1593.75 -2578.12 46.875 46.875], 'FaceColor',[1 1 1]);
rectangle('Position',[1640.62 -2578.12 46.875 46.875], 'FaceColor',[0 0 0]);
rectangle('Position',[1593.75 -2625 46.875 46.875], 'FaceColor',[1 1 1]);
rectangle('Position',[1640.62 -2625 46.875 46.875], 'FaceColor',[0 0 0]);
rectangle('Position',[1593.75 -2671.88 46.875 46.875], 'FaceColor',[1 1 1]);
rectangle('Position',[1640.62 -2671.88 46.875 46.875], 'FaceColor',[0 0 0]);
rectangle('Position',[1593.75 -2718.75 46.875 46.875], 'FaceColor',[1 1 1]);
rectangle('Position',[1640.62 -2718.75 46.875 46.875], 'FaceColor',[0 0 0]);
rectangle('Position',[1593.75 -2765.62 46.875 46.875], 'FaceColor',[1 1 1]);
rectangle('Position',[1640.62 -2765.62 46.875 46.875], 'FaceColor',[0 0 0]);
rectangle('Position',[1593.75 -2812.5 46.875 46.875], 'FaceColor',[1 1 1]);
rectangle('Position',[1640.62 -2812.5 46.875 46.875], 'FaceColor',[0 0 0]);
rectangle('Position',[1593.75 -2859.38 46.875 46.875], 'FaceColor',[1 1 1]);
rectangle('Position',[1640.62 -2859.38 46.875 46.875], 'FaceColor',[0 0 0]);
rectangle('Position',[1593.75 -2906.25 46.875 46.875], 'FaceColor',[1 1 1]);
rectangle('Position',[1640.62 -2906.25 46.875 46.875], 'FaceColor',[0 0 0]);
X=[2800,2625,2475,2250,2175,2062.5,1968.75,1875,1781.25,1687.5,1593.75,1500,1406.25,1312.5,1125,937.5,750,703.125,656.25,562.5,375,375,375,375,375,375,375,200,200];
Y=[-200,-375,-750,-1125,-1312.5,-1500,-1593.75,-1593.75,-1593.75,-1593.75,-1593.75,-1593.75,-1593.75,-1593.75,-1500,-1312.5,-1312.5,-1331.25,-1359.38,-1406.25,-1500,-1687.5,-1875,-2062.5,-2250,-2437.5,-2625,-2800,-2800];
hold on;
plot(X,Y,'r');
plot(X,Y,'bo');
legend('11611.5','Location','southoutside');
